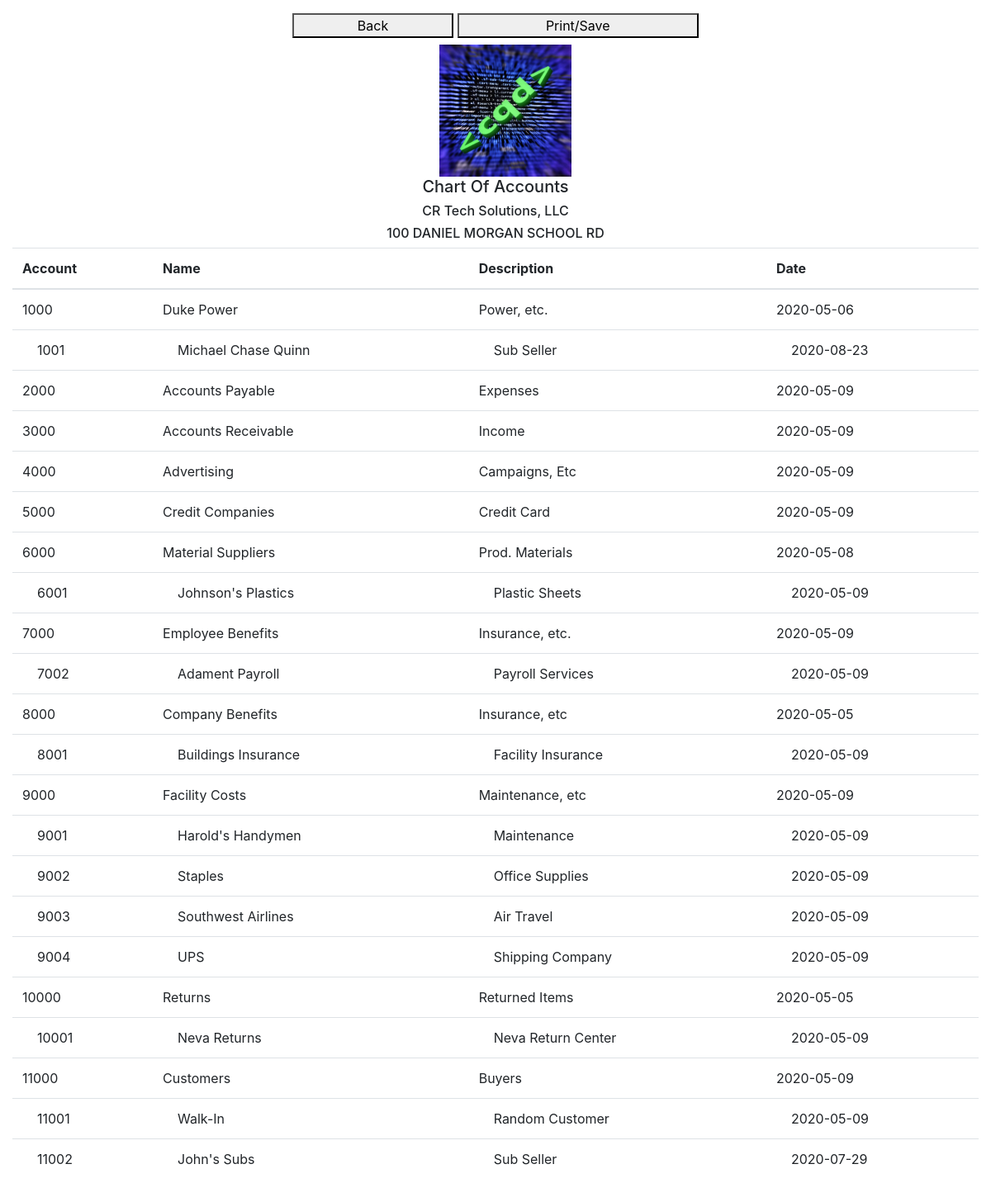
/statements/chart_of_accounts (signed in), run on the app's committed database.
### flow/models.py (models this page shows, shortened)
class usersTable(db.Model, UserMixin):
    id = db.Column(db.Integer, primary_key=True)
    fname = db.Column(db.String(255), nullable=False)
    lname = db.Column(db.String(255), nullable=False)
    email = db.Column(db.String(255), unique=True, nullable=False)
    username = db.Column(db.String(255), unique=True, nullable=False)
    password = db.Column(db.String(255), nullable=False)
    joined = db.Column(db.Date, nullable=False)
    businessname = db.Column(db.String(255), nullable=False)
    businessnumber = db.Column(db.String(255), nullable=False)
    businessaddress = db.Column(db.String(255), nullable=False)
    businesscity = db.Column(db.String(255), nullable=False)
    businessstate = db.Column(db.String(50))
    businesszip = db.Column(db.Integer)
    businesswebsite = db.Column(db.String(255))
    fiscalyearstart = db.Column(db.Date, nullable=False)
    fiscalyearend = db.Column(db.Date, nullable=False)
    businesslogo = db.Column(db.String(255), nullable=False)
    member = db.Column(db.Boolean, nullable = False)
    lastpaydate = db.Column(db.Date)
    subuser = db.relationship('subuserTable', backref='user', lazy=True)
    account = db.relationship('accountTable', backref='user', lazy=True)
    vendor = db.relationship('vendorTable', backref='user', lazy=True)
    customer = db.relationship('customerTable', backref='user', lazy=True)
    debt = db.relationship('debtTable', backref='user', lazy=True)
    investment = db.relationship('investmentTable', backref='user', lazy=True)

class accountTable(db.Model):
    accountid = db.Column(db.Integer,primary_key=True)
    userid = db.Column(db.Integer, db.ForeignKey('users_table.id'), nullable=False)
    accountnumber = db.Column(db.Integer, nullable=False)
    accountname = db.Column(db.String(255), nullable=False)
    accountdescription = db.Column(db.String(255), nullable=False)
    accountdate = db.Column(db.Date, nullable=False)
    main = db.Column(db.Boolean, nullable=False)
    mainname = db.Column(db.String(255), nullable=False)

### flow/views_statements.py (the view)
@app.route('/statements/chart_of_accounts', methods=['GET'])
@login_required
def chartOfAccountsStatement():
    try:
        accounts = accountTable.query.filter(accountTable.userid==current_user.id).order_by(asc(accountTable.accountnumber))
    except(AttributeError, SQLAlchemy.exc.OperationalError):
        accounts = accountTable.query.filter(accountTable.userid==current_user.id).order_by(asc(accountTable.accountnumber))
    return render_template('statements/chart_of_accounts.html', rows=accounts)

### flow/models.py (called while the page is built)
@login_manager.user_loader
def load_user(userid):
    return usersTable.query.get(userid)

### flow/templates/statements/chart_of_accounts.html
{% extends "statements/statement_template.html" %}
{% block content %}
<div class="col-12 h-100" id="content">
    <div class="col-12 no-gutters">
        <div class="col-12 text-center">
            <img src="{{ url_for('static', filename='business_logos/' + current_user.businesslogo) }}" alt=""
                class="col-2 ml-4">
            <h5>Chart Of Accounts</h5>
            <h6>{{ current_user.businessname }}</h6>
            <h6>{{ current_user.businessaddress }}</h6>
        </div>
    </div>
    <table class="table col-12 text-left">
        <thead>
            <tr>
                <th scope="column">Account</th>
                <th scope="column">Name</th>
                <th scope="column">Description</th>
                <th scope="column">Date</th>
            </tr>
        </thead>
        <tbody>
            {% for row in rows %}
            {% if row.main == True %}
            <tr>
                <td>{{row.accountnumber}}</td>
                <td>{{row.accountname}}</td>
                <td>{{row.accountdescription}}</td>
                <td>{{row.accountdate}}</td>
            </tr>
            {% endif %}
            {% if row.main == False %}
            <tr>
                <td>&nbsp;&nbsp;&nbsp;&nbsp;{{row.accountnumber}}</td>
                <td>&nbsp;&nbsp;&nbsp;&nbsp;{{row.accountname}}</td>
                <td>&nbsp;&nbsp;&nbsp;&nbsp;{{row.accountdescription}}</td>
                <td>&nbsp;&nbsp;&nbsp;&nbsp;{{row.accountdate}}</td>
            </tr>
            {% endif %}
            {% endfor %}
        </tbody>
    </table>
</div>
{% endblock %}

### flow/templates/statements/statement_template.html (shortened to what this page needs)
<!DOCTYPE html>
<html lang="en">
<head>
    <link rel="stylesheet" href="{{ url_for('static', filename='assets/css/bootstrap-grid.min.css') }}">
    <link rel="stylesheet" href="{{ url_for('static', filename='assets/css/bootstrap-reboot.min.css') }}">
    <link rel="stylesheet" href="{{ url_for('static', filename='assets/css/bootstrap.min.css') }}">
    <link rel="stylesheet" href="{{ url_for('static', filename='assets/css/main.css') }}">
</head>
<body>
    <div class="row no-gutters w-100 vh-100">
        <div class="col-12">
            <div class="col-12 text-center">
                <button class="mt-3 mb-2 col-2" onclick="pageBack();">Back</button>
                <button class="col-3" onclick="printPage('content');">Print/Save</button>
            </div>
            {% if current_user.member == True %}
            {% block content %} {% endblock %}
            {% endif %}
        </div>
</body>
</html>

### data on the page
usersTable: businesslogo (picture), businessname "CR Tech Solutions, LLC", businessaddress "100 DANIEL MORGAN SCHOOL RD"
accountTable: accountnumber "1000", accountname "Duke Power", accountdescription "Power, etc.", accountdate "2020-05-06"
accountTable: accountnumber "1001", accountname "Michael Chase Quinn", accountdescription "Sub Seller", accountdate "2020-08-23"
accountTable: accountnumber "2000", accountname "Accounts Payable", accountdescription "Expenses", accountdate "2020-05-09"
accountTable: accountnumber "3000", accountname "Accounts Receivable", accountdescription "Income", accountdate "2020-05-09"
accountTable: accountnumber "4000", accountname "Advertising", accountdescription "Campaigns, Etc", accountdate "2020-05-09"
accountTable: accountnumber "5000", accountname "Credit Companies", accountdescription "Credit Card", accountdate "2020-05-09"
accountTable: accountnumber "6000", accountname "Material Suppliers", accountdescription "Prod. Materials", accountdate "2020-05-08"
accountTable: accountnumber "6001", accountname "Johnson's Plastics", accountdescription "Plastic Sheets", accountdate "2020-05-09"
accountTable: accountnumber "7000", accountname "Employee Benefits", accountdescription "Insurance, etc.", accountdate "2020-05-09"
accountTable: accountnumber "7002", accountname "Adament Payroll", accountdescription "Payroll Services", accountdate "2020-05-09"
accountTable: accountnumber "8000", accountname "Company Benefits", accountdescription "Insurance, etc", accountdate "2020-05-05"
accountTable: accountnumber "8001", accountname "Buildings Insurance", accountdescription "Facility Insurance", accountdate "2020-05-09"
accountTable: accountnumber "9000", accountname "Facility Costs", accountdescription "Maintenance, etc", accountdate "2020-05-09"
accountTable: accountnumber "9001", accountname "Harold's Handymen", accountdescription "Maintenance", accountdate "2020-05-09"
accountTable: accountnumber "9002", accountname "Staples", accountdescription "Office Supplies", accountdate "2020-05-09"
accountTable: accountnumber "9003", accountname "Southwest Airlines", accountdescription "Air Travel", accountdate "2020-05-09"
accountTable: accountnumber "9004", accountname "UPS", accountdescription "Shipping Company", accountdate "2020-05-09"
accountTable: accountnumber "10000", accountname "Returns", accountdescription "Returned Items", accountdate "2020-05-05"
accountTable: accountnumber "10001", accountname "Neva Returns", accountdescription "Neva Return Center", accountdate "2020-05-09"
accountTable: accountnumber "11000", accountname "Customers", accountdescription "Buyers", accountdate "2020-05-09"
accountTable: accountnumber "11001", accountname "Walk-In", accountdescription "Random Customer", accountdate "2020-05-09"
accountTable: accountnumber "11002", accountname "John's Subs", accountdescription "Sub Seller", accountdate "2020-07-29"
